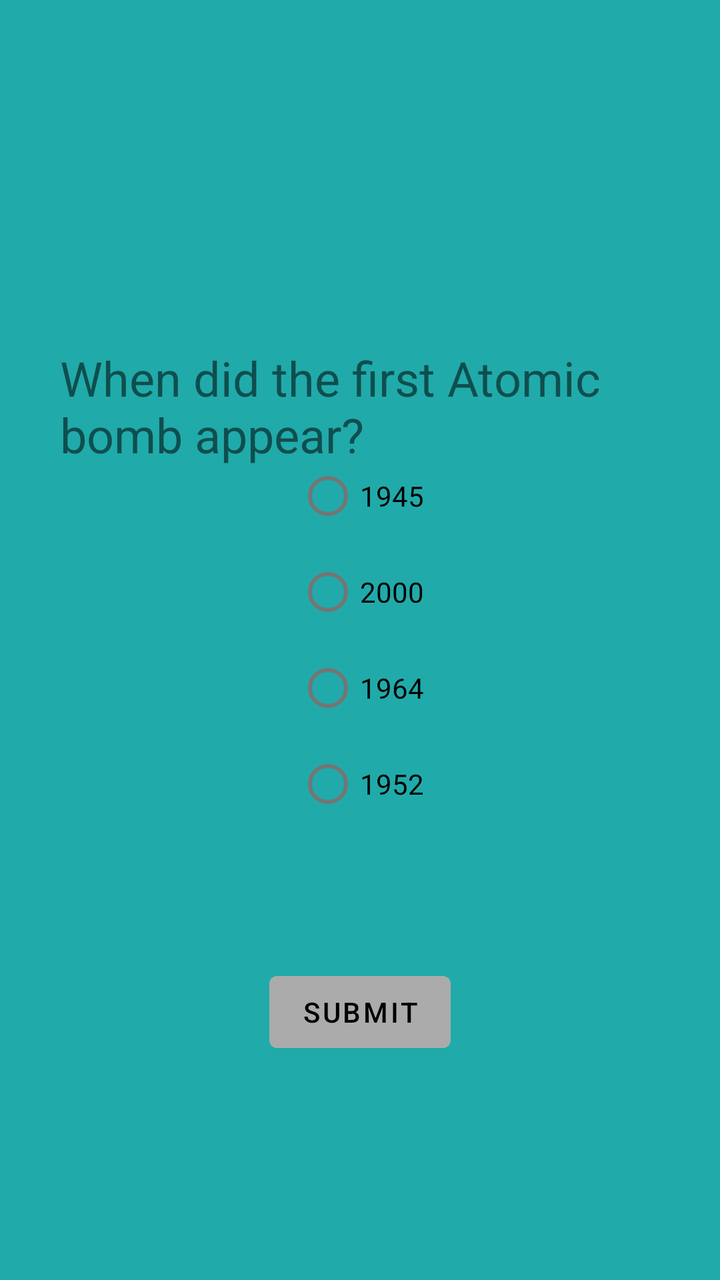
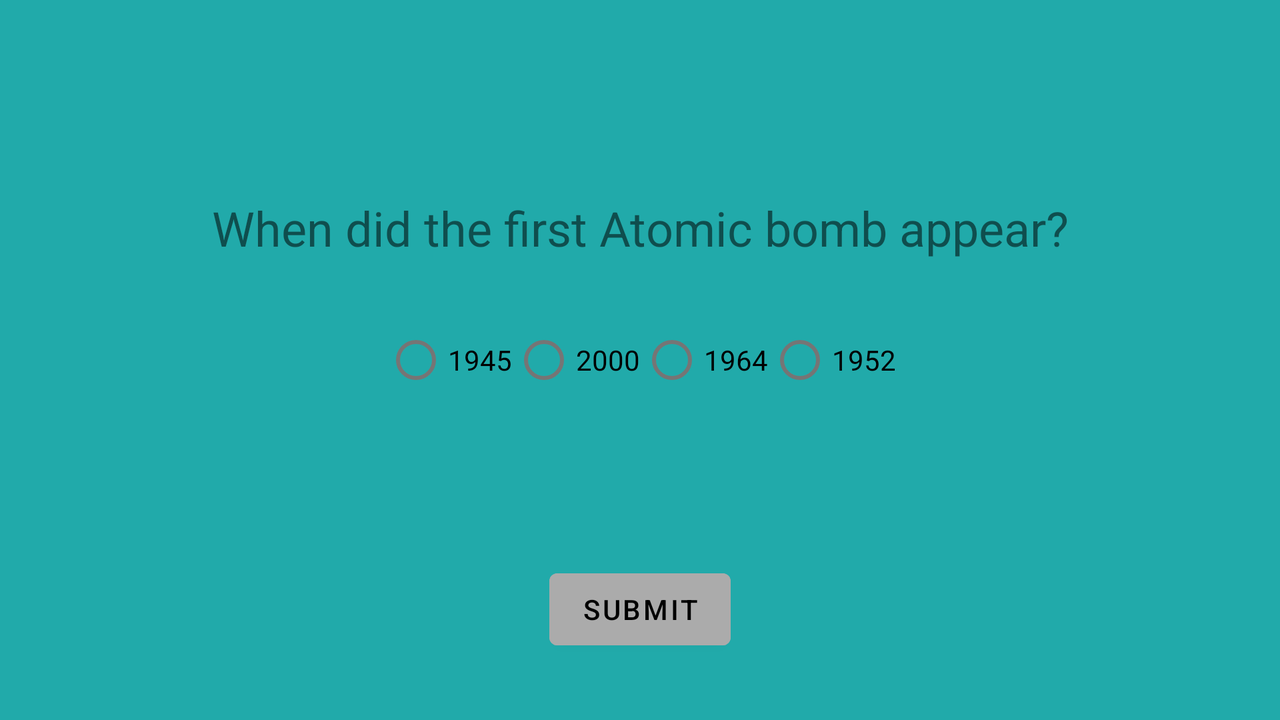

An Android layout and its configuration variant, each rendered on a device that would load it. The default file and the variant file are quoted in full after the pictures.
<!-- AndroidManifest.xml: application theme Theme.IndividualProject21 -->
<!-- res/layout/activity_question3.xml -->
<?xml version="1.0" encoding="utf-8"?>
<androidx.constraintlayout.widget.ConstraintLayout xmlns:android="http://schemas.android.com/apk/res/android"
    xmlns:app="http://schemas.android.com/apk/res-auto"
    xmlns:tools="http://schemas.android.com/tools"
    android:layout_width="match_parent"
    android:layout_height="match_parent"
    android:background="@color/light_blue"
    tools:context=".Question3">
    <TextView
        android:layout_width="300dp"
        android:layout_height="wrap_content"
        android:labelFor="@id/Answers"
        android:textSize="24sp"
        android:text="When did the first Atomic bomb appear?"
        app:layout_constraintBottom_toBottomOf="parent"
        app:layout_constraintHorizontal_bias="0.5"
        app:layout_constraintLeft_toLeftOf="parent"
        app:layout_constraintRight_toRightOf="parent"
        app:layout_constraintTop_toTopOf="parent"
        app:layout_constraintVertical_bias="0.298" />

    <RadioGroup
        android:id="@+id/Answers"
        android:layout_width="wrap_content"
        android:layout_height="wrap_content"
        android:orientation="vertical"
        tools:layout_editor_absoluteX="72dp"
        tools:layout_editor_absoluteY="211dp"
        app:layout_constraintBottom_toBottomOf="parent"
        app:layout_constraintLeft_toLeftOf="parent"
        app:layout_constraintRight_toRightOf="parent"
        app:layout_constraintTop_toTopOf="parent">

        <RadioButton
            android:id="@+id/Answer1"
            android:layout_width="wrap_content"
            android:layout_height="wrap_content"
            android:text="1945" />

        <RadioButton
            android:id="@+id/Answer2"
            android:layout_width="wrap_content"
            android:layout_height="wrap_content"
            android:text="2000" />
        <RadioButton
            android:id="@+id/Answer3"
            android:layout_width="wrap_content"
            android:layout_height="wrap_content"
            android:text="1964" />

        <RadioButton
            android:id="@+id/Answer4"
            android:layout_width="wrap_content"
            android:layout_height="wrap_content"
            android:text="1952" />
    </RadioGroup>

    <Button
        android:id="@+id/SubmitBtn"
        android:layout_width="wrap_content"
        android:layout_height="wrap_content"
        android:backgroundTint="@color/dark_gray"
        android:textColor="@color/black"
        android:text="Submit"
        app:layout_constraintBottom_toBottomOf="parent"
        app:layout_constraintHorizontal_bias="0.5"
        app:layout_constraintLeft_toLeftOf="parent"
        app:layout_constraintRight_toRightOf="parent"
        app:layout_constraintTop_toTopOf="parent"
        app:layout_constraintVertical_bias="0.814" />


</androidx.constraintlayout.widget.ConstraintLayout>
<!-- resources referenced by this layout -->
<resources>
  <color name="black">#FF000000</color>
  <color name="dark_gray">#ABABAB</color>
  <color name="light_blue">#21AAAA</color>
  <style name="Theme.IndividualProject21" parent="Theme.MaterialComponents.DayNight.DarkActionBar">
          
          <item name="colorPrimary">@color/purple_500</item>
          <item name="colorPrimaryVariant">@color/purple_700</item>
          <item name="colorOnPrimary">@color/white</item>
          
          <item name="colorSecondary">@color/teal_200</item>
          <item name="colorSecondaryVariant">@color/teal_700</item>
          <item name="colorOnSecondary">@color/black</item>
          
          <item name="android:statusBarColor" tools:targetApi="l">?attr/colorPrimaryVariant</item>
          
      </style>
  <color name="purple_500">#FF6200EE</color>
  <color name="purple_700">#FF3700B3</color>
  <color name="white">#FFFFFFFF</color>
  <color name="teal_200">#FF03DAC5</color>
  <color name="teal_700">#FF018786</color>
</resources>
<!-- res/layout-land/activity_question3.xml (the repository's variant of the layout above) -->
<!-- drawn on the phone turned sideways -->
<?xml version="1.0" encoding="utf-8"?>
<androidx.constraintlayout.widget.ConstraintLayout xmlns:android="http://schemas.android.com/apk/res/android"
    xmlns:app="http://schemas.android.com/apk/res-auto"
    xmlns:tools="http://schemas.android.com/tools"
    android:layout_width="match_parent"
    android:layout_height="match_parent"
    android:background="@color/light_blue"
    tools:context=".Question3">

    <TextView
        android:layout_width="wrap_content"
        android:layout_height="wrap_content"
        android:labelFor="@id/Answers"
        android:text="When did the first Atomic bomb appear?"
        android:textSize="24sp"
        app:layout_constraintBottom_toBottomOf="parent"
        app:layout_constraintHorizontal_bias="0.5"
        app:layout_constraintLeft_toLeftOf="parent"
        app:layout_constraintRight_toRightOf="parent"
        app:layout_constraintTop_toTopOf="parent"
        app:layout_constraintVertical_bias="0.298" />

    <RadioGroup
        android:id="@+id/Answers"
        android:layout_width="wrap_content"
        android:layout_height="wrap_content"
        android:orientation="horizontal"
        tools:layout_editor_absoluteX="72dp"
        tools:layout_editor_absoluteY="211dp"
        app:layout_constraintBottom_toBottomOf="parent"
        app:layout_constraintLeft_toLeftOf="parent"
        app:layout_constraintRight_toRightOf="parent"
        app:layout_constraintTop_toTopOf="parent">

        <RadioButton
            android:id="@+id/Answer1"
            android:layout_width="wrap_content"
            android:layout_height="wrap_content"
            android:text="1945" />

        <RadioButton
            android:id="@+id/Answer2"
            android:layout_width="wrap_content"
            android:layout_height="wrap_content"
            android:text="2000" />
        <RadioButton
            android:id="@+id/Answer3"
            android:layout_width="wrap_content"
            android:layout_height="wrap_content"
            android:text="1964" />

        <RadioButton
            android:id="@+id/Answer4"
            android:layout_width="wrap_content"
            android:layout_height="wrap_content"
            android:text="1952" />
    </RadioGroup>

    <Button
        android:id="@+id/SubmitBtn"
        android:layout_width="wrap_content"
        android:layout_height="wrap_content"
        android:backgroundTint="@color/dark_gray"
        android:text="Submit"
        android:textColor="@color/black"
        app:layout_constraintBottom_toBottomOf="parent"
        app:layout_constraintHorizontal_bias="0.5"
        app:layout_constraintLeft_toLeftOf="parent"
        app:layout_constraintRight_toRightOf="parent"
        app:layout_constraintTop_toTopOf="parent"
        app:layout_constraintVertical_bias="0.90" />


</androidx.constraintlayout.widget.ConstraintLayout>
